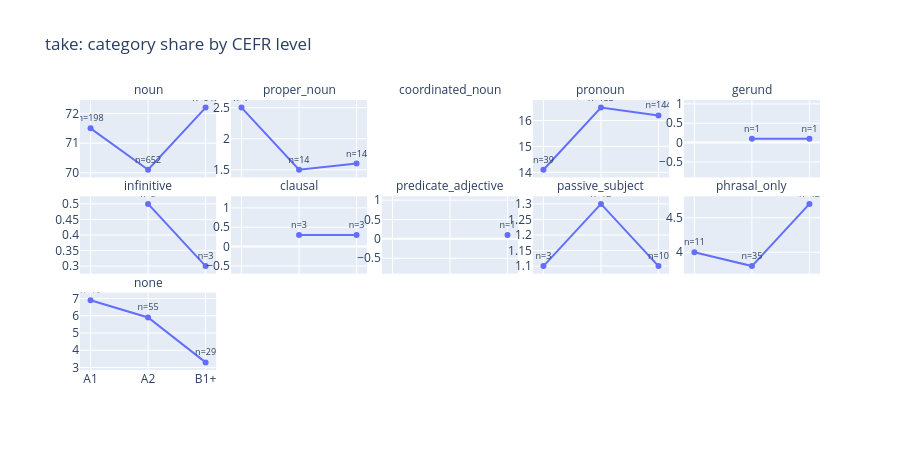
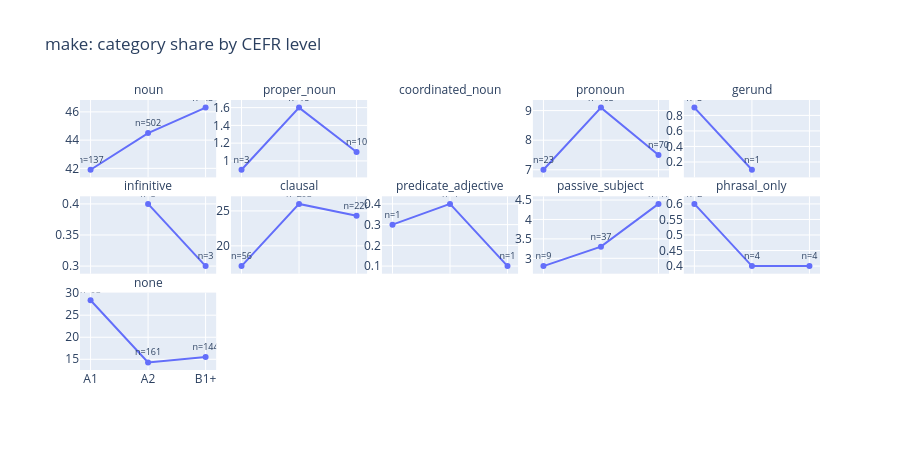
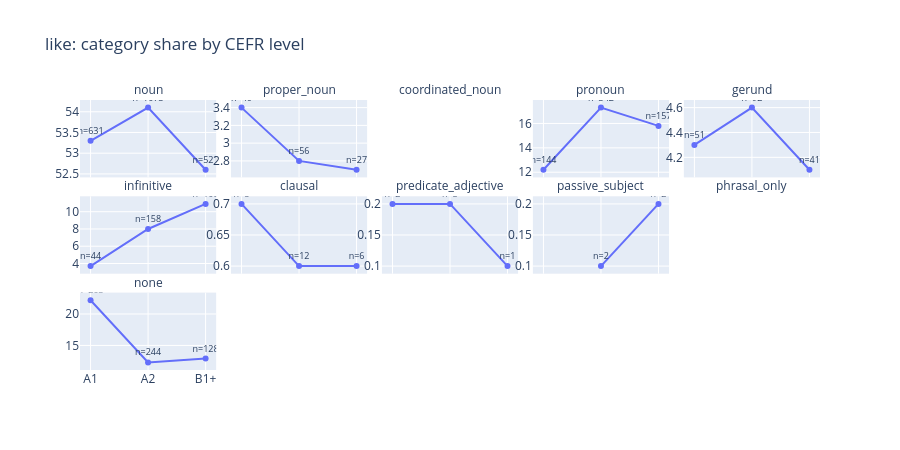

Source (notebook cell) for these figures, in order:
### Code cell
# %%
level_order = ['A1', 'A2', 'B1+']
category_order = ['noun', 'proper_noun', 'coordinated_noun', 'pronoun',
                   'gerund', 'infinitive', 'clausal', 'predicate_adjective',
                   'passive_subject', 'phrasal_only', 'none']
verb_order = ['take', 'make', 'like']

orders = {'level': level_order, 'category': category_order, 'verb': verb_order}

# %%
plot_df = df.copy()
plot_df['n_label'] = 'n=' + plot_df['n'].astype(str)

def plot_verb_panel(df, verb, exclude_none=False):
    sub = df[df['verb'] == verb]
    if exclude_none:
        sub = sub[sub['category'] != 'none']
    fig = px.line(
        sub, x='level', y='pct', facet_col='category', facet_col_wrap=5,
        category_orders=orders, markers=True, text='n_label',
        hover_data={'n': True, 'total': True},
        labels={'pct': '% of sentences', 'level': ''},
        title=f'{verb}: category share by CEFR level',
    )
    fig.update_traces(textposition='top center', textfont_size=9)
    fig.update_yaxes(matches=None, showticklabels=True, title='')
    fig.for_each_annotation(lambda a: a.update(text=a.text.split('=')[-1]))
    fig.update_layout(showlegend=False, height=450)
    return fig

# %%
plot_verb_panel(plot_df, 'take').show()
plot_verb_panel(plot_df, 'make').show()
plot_verb_panel(plot_df, 'like').show()

### Figure 1 — Plotly figure (JSON) as saved in the notebook; plotly's stock layout.template omitted (floating-point values rounded to 4 significant figures)
{"data": [{"customdata": [[198, 277], [652, 930], [640, 887]], "hovertemplate": "category=noun<br>=%{x}<br>% of sentences=%{y}<br>n_label=%{text}<br>n=%{customdata[0]}<br>total=%{customdata[1]}<extra></extra>", "legendgroup": "", "line": {"color": "#636efa", "dash": "solid"}, "marker": {"symbol": "circle"}, "mode": "lines+markers+text", "name": "", "orientation": "v", "showlegend": false, "text": ["n=198", "n=652", "n=640"], "textfont": {"size": 9}, "textposition": "top center", "type": "scatter", "x": ["A1", "A2", "B1+"], "xaxis": "x11", "y": [71.5, 70.1, 72.2], "yaxis": "y11"}, {"customdata": [[7, 277], [14, 930], [14, 887]], "hovertemplate": "category=proper_noun<br>=%{x}<br>% of sentences=%{y}<br>n_label=%{text}<br>n=%{customdata[0]}<br>total=%{customdata[1]}<extra></extra>", "legendgroup": "", "line": {"color": "#636efa", "dash": "solid"}, "marker": {"symbol": "circle"}, "mode": "lines+markers+text", "name": "", "orientation": "v", "showlegend": false, "text": ["n=7", "n=14", "n=14"], "textfont": {"size": 9}, "textposition": "top center", "type": "scatter", "x": ["A1", "A2", "B1+"], "xaxis": "x12", "y": [2.5, 1.5, 1.6], "yaxis": "y12"}, {"customdata": [[39, 277], [153, 930], [144, 887]], "hovertemplate": "category=pronoun<br>=%{x}<br>% of sentences=%{y}<br>n_label=%{text}<br>n=%{customdata[0]}<br>total=%{customdata[1]}<extra></extra>", "legendgroup": "", "line": {"color": "#636efa", "dash": "solid"}, "marker": {"symbol": "circle"}, "mode": "lines+markers+text", "name": "", "orientation": "v", "showlegend": false, "text": ["n=39", "n=153", "n=144"], "textfont": {"size": 9}, "textposition": "top center", "type": "scatter", "x": ["A1", "A2", "B1+"], "xaxis": "x14", "y": [14.1, 16.5, 16.2], "yaxis": "y14"}, {"customdata": [[1, 930], [1, 887]], "hovertemplate": "category=gerund<br>=%{x}<br>% of sentences=%{y}<br>n_label=%{text}<br>n=%{customdata[0]}<br>total=%{customdata[1]}<extra></extra>", "legendgroup": "", "line": {"color": "#636efa", "dash": "solid"}, "marker": {"symbol": "circle"}, "mode": "lines+markers+text", "name": "", "orientation": "v", "showlegend": false, "text": ["n=1", "n=1"], "textfont": {"size": 9}, "textposition": "top center", "type": "scatter", "x": ["A2", "B1+"], "xaxis": "x15", "y": [0.1, 0.1], "yaxis": "y15"}, {"customdata": [[5, 930], [3, 887]], "hovertemplate": "category=infinitive<br>=%{x}<br>% of sentences=%{y}<br>n_label=%{text}<br>n=%{customdata[0]}<br>total=%{customdata[1]}<extra></extra>", "legendgroup": "", "line": {"color": "#636efa", "dash": "solid"}, "marker": {"symbol": "circle"}, "mode": "lines+markers+text", "name": "", "orientation": "v", "showlegend": false, "text": ["n=5", "n=3"], "textfont": {"size": 9}, "textposition": "top center", "type": "scatter", "x": ["A2", "B1+"], "xaxis": "x6", "y": [0.5, 0.3], "yaxis": "y6"}, {"customdata": [[3, 930], [3, 887]], "hovertemplate": "category=clausal<br>=%{x}<br>% of sentences=%{y}<br>n_label=%{text}<br>n=%{customdata[0]}<br>total=%{customdata[1]}<extra></extra>", "legendgroup": "", "line": {"color": "#636efa", "dash": "solid"}, "marker": {"symbol": "circle"}, "mode": "lines+markers+text", "name": "", "orientation": "v", "showlegend": false, "text": ["n=3", "n=3"], "textfont": {"size": 9}, "textposition": "top center", "type": "scatter", "x": ["A2", "B1+"], "xaxis": "x7", "y": [0.3, 0.3], "yaxis": "y7"}, {"customdata": [[1, 887]], "hovertemplate": "category=predicate_adjective<br>=%{x}<br>% of sentences=%{y}<br>n_label=%{text}<br>n=%{customdata[0]}<br>total=%{customdata[1]}<extra></extra>", "legendgroup": "", "line": {"color": "#636efa", "dash": "solid"}, "marker": {"symbol": "circle"}, "mode": "lines+markers+text", "name": "", "orientation": "v", "showlegend": false, "text": ["n=1"], "textfont": {"size": 9}, "textposition": "top center", "type": "scatter", "x": ["B1+"], "xaxis": "x8", "y": [0.1], "yaxis": "y8"}, {"customdata": [[3, 277], [12, 930], [10, 887]], "hovertemplate": "category=passive_subject<br>=%{x}<br>% of sentences=%{y}<br>n_label=%{text}<br>n=%{customdata[0]}<br>total=%{customdata[1]}<extra></extra>", "legendgroup": "", "line": {"color": "#636efa", "dash": "solid"}, "marker": {"symbol": "circle"}, "mode": "lines+markers+text", "name": "", "orientation": "v", "showlegend": false, "text": ["n=3", "n=12", "n=10"], "textfont": {"size": 9}, "textposition": "top center", "type": "scatter", "x": ["A1", "A2", "B1+"], "xaxis": "x9", "y": [1.1, 1.3, 1.1], "yaxis": "y9"}, {"customdata": [[11, 277], [35, 930], [42, 887]], "hovertemplate": "category=phrasal_only<br>=%{x}<br>% of sentences=%{y}<br>n_label=%{text}<br>n=%{customdata[0]}<br>total=%{customdata[1]}<extra></extra>", "legendgroup": "", "line": {"color": "#636efa", "dash": "solid"}, "marker": {"symbol": "circle"}, "mode": "lines+markers+text", "name": "", "orientation": "v", "showlegend": false, "text": ["n=11", "n=35", "n=42"], "textfont": {"size": 9}, "textposition": "top center", "type": "scatter", "x": ["A1", "A2", "B1+"], "xaxis": "x10", "y": [4.0, 3.8, 4.7], "yaxis": "y10"}, {"customdata": [[19, 277], [55, 930], [29, 887]], "hovertemplate": "category=none<br>=%{x}<br>% of sentences=%{y}<br>n_label=%{text}<br>n=%{customdata[0]}<br>total=%{customdata[1]}<extra></extra>", "legendgroup": "", "line": {"color": "#636efa", "dash": "solid"}, "marker": {"symbol": "circle"}, "mode": "lines+markers+text", "name": "", "orientation": "v", "showlegend": false, "text": ["n=19", "n=55", "n=29"], "textfont": {"size": 9}, "textposition": "top center", "type": "scatter", "x": ["A1", "A2", "B1+"], "xaxis": "x", "y": [6.9, 5.9, 3.3], "yaxis": "y"}], "layout": {"annotations": [{"font": {}, "showarrow": false, "text": "none", "x": 0.092, "xanchor": "center", "xref": "paper", "y": 0.2867, "yanchor": "bottom", "yref": "paper"}, {"font": {}, "showarrow": false, "text": "infinitive", "x": 0.092, "xanchor": "center", "xref": "paper", "y": 0.6433, "yanchor": "bottom", "yref": "paper"}, {"font": {}, "showarrow": false, "text": "clausal", "x": 0.296, "xanchor": "center", "xref": "paper", "y": 0.6433, "yanchor": "bottom", "yref": "paper"}, {"font": {}, "showarrow": false, "text": "predicate_adjective", "x": 0.5, "xanchor": "center", "xref": "paper", "y": 0.6433, "yanchor": "bottom", "yref": "paper"}, {"font": {}, "showarrow": false, "text": "passive_subject", "x": 0.704, "xanchor": "center", "xref": "paper", "y": 0.6433, "yanchor": "bottom", "yref": "paper"}, {"font": {}, "showarrow": false, "text": "phrasal_only", "x": 0.908, "xanchor": "center", "xref": "paper", "y": 0.6433, "yanchor": "bottom", "yref": "paper"}, {"font": {}, "showarrow": false, "text": "noun", "x": 0.092, "xanchor": "center", "xref": "paper", "y": 1.0, "yanchor": "bottom", "yref": "paper"}, {"font": {}, "showarrow": false, "text": "proper_noun", "x": 0.296, "xanchor": "center", "xref": "paper", "y": 1.0, "yanchor": "bottom", "yref": "paper"}, {"font": {}, "showarrow": false, "text": "coordinated_noun", "x": 0.5, "xanchor": "center", "xref": "paper", "y": 1.0, "yanchor": "bottom", "yref": "paper"}, {"font": {}, "showarrow": false, "text": "pronoun", "x": 0.704, "xanchor": "center", "xref": "paper", "y": 1.0, "yanchor": "bottom", "yref": "paper"}, {"font": {}, "showarrow": false, "text": "gerund", "x": 0.908, "xanchor": "center", "xref": "paper", "y": 1.0, "yanchor": "bottom", "yref": "paper"}], "height": 450, "legend": {"tracegroupgap": 0}, "showlegend": false, "title": {"text": "take: category share by CEFR level"}, "xaxis": {"anchor": "y", "categoryarray": ["A1", "A2", "B1+"], "categoryorder": "array", "domain": [0, 0.184], "title": {"text": ""}}, "xaxis10": {"anchor": "y10", "domain": [0.816, 1], "matches": "x", "showticklabels": false}, "xaxis11": {"anchor": "y11", "domain": [0, 0.184], "matches": "x", "showticklabels": false}, "xaxis12": {"anchor": "y12", "domain": [0.204, 0.388], "matches": "x", "showticklabels": false}, "xaxis13": {"anchor": "y13", "domain": [0.408, 0.592], "matches": "x", "showticklabels": false}, "xaxis14": {"anchor": "y14", "domain": [0.612, 0.796], "matches": "x", "showticklabels": false}, "xaxis15": {"anchor": "y15", "domain": [0.816, 1], "matches": "x", "showticklabels": false}, "xaxis2": {"anchor": "y2", "categoryarray": ["A1", "A2", "B1+"], "categoryorder": "array", "domain": [0.204, 0.388], "matches": "x", "title": {"text": ""}}, "xaxis3": {"anchor": "y3", "categoryarray": ["A1", "A2", "B1+"], "categoryorder": "array", "domain": [0.408, 0.592], "matches": "x", "title": {"text": ""}}, "xaxis4": {"anchor": "y4", "categoryarray": ["A1", "A2", "B1+"], "categoryorder": "array", "domain": [0.612, 0.796], "matches": "x", "title": {"text": ""}}, "xaxis5": {"anchor": "y5", "categoryarray": ["A1", "A2", "B1+"], "categoryorder": "array", "domain": [0.816, 1], "matches": "x", "title": {"text": ""}}, "xaxis6": {"anchor": "y6", "domain": [0, 0.184], "matches": "x", "showticklabels": false}, "xaxis7": {"anchor": "y7", "domain": [0.204, 0.388], "matches": "x", "showticklabels": false}, "xaxis8": {"anchor": "y8", "domain": [0.408, 0.592], "matches": "x", "showticklabels": false}, "xaxis9": {"anchor": "y9", "domain": [0.612, 0.796], "matches": "x", "showticklabels": false}, "yaxis": {"anchor": "x", "domain": [0, 0.2867], "showticklabels": true, "title": {"text": ""}}, "yaxis10": {"anchor": "x10", "domain": [0.3567, 0.6433], "showticklabels": true, "title": {"text": ""}}, "yaxis11": {"anchor": "x11", "domain": [0.7133, 1.0], "showticklabels": true, "title": {"text": ""}}, "yaxis12": {"anchor": "x12", "domain": [0.7133, 1.0], "showticklabels": true, "title": {"text": ""}}, "yaxis13": {"anchor": "x13", "domain": [0.7133, 1.0], "showticklabels": true, "title": {"text": ""}}, "yaxis14": {"anchor": "x14", "domain": [0.7133, 1.0], "showticklabels": true, "title": {"text": ""}}, "yaxis15": {"anchor": "x15", "domain": [0.7133, 1.0], "showticklabels": true, "title": {"text": ""}}, "yaxis2": {"anchor": "x2", "domain": [0, 0.2867], "showticklabels": true, "title": {"text": ""}}, "yaxis3": {"anchor": "x3", "domain": [0, 0.2867], "showticklabels": true, "title": {"text": ""}}, "yaxis4": {"anchor": "x4", "domain": [0, 0.2867], "showticklabels": true, "title": {"text": ""}}, "yaxis5": {"anchor": "x5", "domain": [0, 0.2867], "showticklabels": true, "title": {"text": ""}}, "yaxis6": {"anchor": "x6", "domain": [0.3567, 0.6433], "showticklabels": true, "title": {"text": ""}}, "yaxis7": {"anchor": "x7", "domain": [0.3567, 0.6433], "showticklabels": true, "title": {"text": ""}}, "yaxis8": {"anchor": "x8", "domain": [0.3567, 0.6433], "showticklabels": true, "title": {"text": ""}}, "yaxis9": {"anchor": "x9", "domain": [0.3567, 0.6433], "showticklabels": true, "title": {"text": ""}}}}

### Figure 2 — Plotly figure (JSON) as saved in the notebook; plotly's stock layout.template omitted (floating-point values rounded to 4 significant figures)
{"data": [{"customdata": [[137, 327], [502, 1128], [431, 930]], "hovertemplate": "category=noun<br>=%{x}<br>% of sentences=%{y}<br>n_label=%{text}<br>n=%{customdata[0]}<br>total=%{customdata[1]}<extra></extra>", "legendgroup": "", "line": {"color": "#636efa", "dash": "solid"}, "marker": {"symbol": "circle"}, "mode": "lines+markers+text", "name": "", "orientation": "v", "showlegend": false, "text": ["n=137", "n=502", "n=431"], "textfont": {"size": 9}, "textposition": "top center", "type": "scatter", "x": ["A1", "A2", "B1+"], "xaxis": "x11", "y": [41.9, 44.5, 46.3], "yaxis": "y11"}, {"customdata": [[3, 327], [18, 1128], [10, 930]], "hovertemplate": "category=proper_noun<br>=%{x}<br>% of sentences=%{y}<br>n_label=%{text}<br>n=%{customdata[0]}<br>total=%{customdata[1]}<extra></extra>", "legendgroup": "", "line": {"color": "#636efa", "dash": "solid"}, "marker": {"symbol": "circle"}, "mode": "lines+markers+text", "name": "", "orientation": "v", "showlegend": false, "text": ["n=3", "n=18", "n=10"], "textfont": {"size": 9}, "textposition": "top center", "type": "scatter", "x": ["A1", "A2", "B1+"], "xaxis": "x12", "y": [0.9, 1.6, 1.1], "yaxis": "y12"}, {"customdata": [[23, 327], [103, 1128], [70, 930]], "hovertemplate": "category=pronoun<br>=%{x}<br>% of sentences=%{y}<br>n_label=%{text}<br>n=%{customdata[0]}<br>total=%{customdata[1]}<extra></extra>", "legendgroup": "", "line": {"color": "#636efa", "dash": "solid"}, "marker": {"symbol": "circle"}, "mode": "lines+markers+text", "name": "", "orientation": "v", "showlegend": false, "text": ["n=23", "n=103", "n=70"], "textfont": {"size": 9}, "textposition": "top center", "type": "scatter", "x": ["A1", "A2", "B1+"], "xaxis": "x14", "y": [7.0, 9.1, 7.5], "yaxis": "y14"}, {"customdata": [[3, 327], [1, 1128]], "hovertemplate": "category=gerund<br>=%{x}<br>% of sentences=%{y}<br>n_label=%{text}<br>n=%{customdata[0]}<br>total=%{customdata[1]}<extra></extra>", "legendgroup": "", "line": {"color": "#636efa", "dash": "solid"}, "marker": {"symbol": "circle"}, "mode": "lines+markers+text", "name": "", "orientation": "v", "showlegend": false, "text": ["n=3", "n=1"], "textfont": {"size": 9}, "textposition": "top center", "type": "scatter", "x": ["A1", "A2"], "xaxis": "x15", "y": [0.9, 0.1], "yaxis": "y15"}, {"customdata": [[5, 1128], [3, 930]], "hovertemplate": "category=infinitive<br>=%{x}<br>% of sentences=%{y}<br>n_label=%{text}<br>n=%{customdata[0]}<br>total=%{customdata[1]}<extra></extra>", "legendgroup": "", "line": {"color": "#636efa", "dash": "solid"}, "marker": {"symbol": "circle"}, "mode": "lines+markers+text", "name": "", "orientation": "v", "showlegend": false, "text": ["n=5", "n=3"], "textfont": {"size": 9}, "textposition": "top center", "type": "scatter", "x": ["A2", "B1+"], "xaxis": "x6", "y": [0.4, 0.3], "yaxis": "y6"}, {"customdata": [[56, 327], [293, 1128], [226, 930]], "hovertemplate": "category=clausal<br>=%{x}<br>% of sentences=%{y}<br>n_label=%{text}<br>n=%{customdata[0]}<br>total=%{customdata[1]}<extra></extra>", "legendgroup": "", "line": {"color": "#636efa", "dash": "solid"}, "marker": {"symbol": "circle"}, "mode": "lines+markers+text", "name": "", "orientation": "v", "showlegend": false, "text": ["n=56", "n=293", "n=226"], "textfont": {"size": 9}, "textposition": "top center", "type": "scatter", "x": ["A1", "A2", "B1+"], "xaxis": "x7", "y": [17.1, 26.0, 24.3], "yaxis": "y7"}, {"customdata": [[1, 327], [4, 1128], [1, 930]], "hovertemplate": "category=predicate_adjective<br>=%{x}<br>% of sentences=%{y}<br>n_label=%{text}<br>n=%{customdata[0]}<br>total=%{customdata[1]}<extra></extra>", "legendgroup": "", "line": {"color": "#636efa", "dash": "solid"}, "marker": {"symbol": "circle"}, "mode": "lines+markers+text", "name": "", "orientation": "v", "showlegend": false, "text": ["n=1", "n=4", "n=1"], "textfont": {"size": 9}, "textposition": "top center", "type": "scatter", "x": ["A1", "A2", "B1+"], "xaxis": "x8", "y": [0.3, 0.4, 0.1], "yaxis": "y8"}, {"customdata": [[9, 327], [37, 1128], [41, 930]], "hovertemplate": "category=passive_subject<br>=%{x}<br>% of sentences=%{y}<br>n_label=%{text}<br>n=%{customdata[0]}<br>total=%{customdata[1]}<extra></extra>", "legendgroup": "", "line": {"color": "#636efa", "dash": "solid"}, "marker": {"symbol": "circle"}, "mode": "lines+markers+text", "name": "", "orientation": "v", "showlegend": false, "text": ["n=9", "n=37", "n=41"], "textfont": {"size": 9}, "textposition": "top center", "type": "scatter", "x": ["A1", "A2", "B1+"], "xaxis": "x9", "y": [2.8, 3.3, 4.4], "yaxis": "y9"}, {"customdata": [[2, 327], [4, 1128], [4, 930]], "hovertemplate": "category=phrasal_only<br>=%{x}<br>% of sentences=%{y}<br>n_label=%{text}<br>n=%{customdata[0]}<br>total=%{customdata[1]}<extra></extra>", "legendgroup": "", "line": {"color": "#636efa", "dash": "solid"}, "marker": {"symbol": "circle"}, "mode": "lines+markers+text", "name": "", "orientation": "v", "showlegend": false, "text": ["n=2", "n=4", "n=4"], "textfont": {"size": 9}, "textposition": "top center", "type": "scatter", "x": ["A1", "A2", "B1+"], "xaxis": "x10", "y": [0.6, 0.4, 0.4], "yaxis": "y10"}, {"customdata": [[93, 327], [161, 1128], [144, 930]], "hovertemplate": "category=none<br>=%{x}<br>% of sentences=%{y}<br>n_label=%{text}<br>n=%{customdata[0]}<br>total=%{customdata[1]}<extra></extra>", "legendgroup": "", "line": {"color": "#636efa", "dash": "solid"}, "marker": {"symbol": "circle"}, "mode": "lines+markers+text", "name": "", "orientation": "v", "showlegend": false, "text": ["n=93", "n=161", "n=144"], "textfont": {"size": 9}, "textposition": "top center", "type": "scatter", "x": ["A1", "A2", "B1+"], "xaxis": "x", "y": [28.4, 14.3, 15.5], "yaxis": "y"}], "layout": {"annotations": [{"font": {}, "showarrow": false, "text": "none", "x": 0.092, "xanchor": "center", "xref": "paper", "y": 0.2867, "yanchor": "bottom", "yref": "paper"}, {"font": {}, "showarrow": false, "text": "infinitive", "x": 0.092, "xanchor": "center", "xref": "paper", "y": 0.6433, "yanchor": "bottom", "yref": "paper"}, {"font": {}, "showarrow": false, "text": "clausal", "x": 0.296, "xanchor": "center", "xref": "paper", "y": 0.6433, "yanchor": "bottom", "yref": "paper"}, {"font": {}, "showarrow": false, "text": "predicate_adjective", "x": 0.5, "xanchor": "center", "xref": "paper", "y": 0.6433, "yanchor": "bottom", "yref": "paper"}, {"font": {}, "showarrow": false, "text": "passive_subject", "x": 0.704, "xanchor": "center", "xref": "paper", "y": 0.6433, "yanchor": "bottom", "yref": "paper"}, {"font": {}, "showarrow": false, "text": "phrasal_only", "x": 0.908, "xanchor": "center", "xref": "paper", "y": 0.6433, "yanchor": "bottom", "yref": "paper"}, {"font": {}, "showarrow": false, "text": "noun", "x": 0.092, "xanchor": "center", "xref": "paper", "y": 1.0, "yanchor": "bottom", "yref": "paper"}, {"font": {}, "showarrow": false, "text": "proper_noun", "x": 0.296, "xanchor": "center", "xref": "paper", "y": 1.0, "yanchor": "bottom", "yref": "paper"}, {"font": {}, "showarrow": false, "text": "coordinated_noun", "x": 0.5, "xanchor": "center", "xref": "paper", "y": 1.0, "yanchor": "bottom", "yref": "paper"}, {"font": {}, "showarrow": false, "text": "pronoun", "x": 0.704, "xanchor": "center", "xref": "paper", "y": 1.0, "yanchor": "bottom", "yref": "paper"}, {"font": {}, "showarrow": false, "text": "gerund", "x": 0.908, "xanchor": "center", "xref": "paper", "y": 1.0, "yanchor": "bottom", "yref": "paper"}], "height": 450, "legend": {"tracegroupgap": 0}, "showlegend": false, "title": {"text": "make: category share by CEFR level"}, "xaxis": {"anchor": "y", "categoryarray": ["A1", "A2", "B1+"], "categoryorder": "array", "domain": [0, 0.184], "title": {"text": ""}}, "xaxis10": {"anchor": "y10", "domain": [0.816, 1], "matches": "x", "showticklabels": false}, "xaxis11": {"anchor": "y11", "domain": [0, 0.184], "matches": "x", "showticklabels": false}, "xaxis12": {"anchor": "y12", "domain": [0.204, 0.388], "matches": "x", "showticklabels": false}, "xaxis13": {"anchor": "y13", "domain": [0.408, 0.592], "matches": "x", "showticklabels": false}, "xaxis14": {"anchor": "y14", "domain": [0.612, 0.796], "matches": "x", "showticklabels": false}, "xaxis15": {"anchor": "y15", "domain": [0.816, 1], "matches": "x", "showticklabels": false}, "xaxis2": {"anchor": "y2", "categoryarray": ["A1", "A2", "B1+"], "categoryorder": "array", "domain": [0.204, 0.388], "matches": "x", "title": {"text": ""}}, "xaxis3": {"anchor": "y3", "categoryarray": ["A1", "A2", "B1+"], "categoryorder": "array", "domain": [0.408, 0.592], "matches": "x", "title": {"text": ""}}, "xaxis4": {"anchor": "y4", "categoryarray": ["A1", "A2", "B1+"], "categoryorder": "array", "domain": [0.612, 0.796], "matches": "x", "title": {"text": ""}}, "xaxis5": {"anchor": "y5", "categoryarray": ["A1", "A2", "B1+"], "categoryorder": "array", "domain": [0.816, 1], "matches": "x", "title": {"text": ""}}, "xaxis6": {"anchor": "y6", "domain": [0, 0.184], "matches": "x", "showticklabels": false}, "xaxis7": {"anchor": "y7", "domain": [0.204, 0.388], "matches": "x", "showticklabels": false}, "xaxis8": {"anchor": "y8", "domain": [0.408, 0.592], "matches": "x", "showticklabels": false}, "xaxis9": {"anchor": "y9", "domain": [0.612, 0.796], "matches": "x", "showticklabels": false}, "yaxis": {"anchor": "x", "domain": [0, 0.2867], "showticklabels": true, "title": {"text": ""}}, "yaxis10": {"anchor": "x10", "domain": [0.3567, 0.6433], "showticklabels": true, "title": {"text": ""}}, "yaxis11": {"anchor": "x11", "domain": [0.7133, 1.0], "showticklabels": true, "title": {"text": ""}}, "yaxis12": {"anchor": "x12", "domain": [0.7133, 1.0], "showticklabels": true, "title": {"text": ""}}, "yaxis13": {"anchor": "x13", "domain": [0.7133, 1.0], "showticklabels": true, "title": {"text": ""}}, "yaxis14": {"anchor": "x14", "domain": [0.7133, 1.0], "showticklabels": true, "title": {"text": ""}}, "yaxis15": {"anchor": "x15", "domain": [0.7133, 1.0], "showticklabels": true, "title": {"text": ""}}, "yaxis2": {"anchor": "x2", "domain": [0, 0.2867], "showticklabels": true, "title": {"text": ""}}, "yaxis3": {"anchor": "x3", "domain": [0, 0.2867], "showticklabels": true, "title": {"text": ""}}, "yaxis4": {"anchor": "x4", "domain": [0, 0.2867], "showticklabels": true, "title": {"text": ""}}, "yaxis5": {"anchor": "x5", "domain": [0, 0.2867], "showticklabels": true, "title": {"text": ""}}, "yaxis6": {"anchor": "x6", "domain": [0.3567, 0.6433], "showticklabels": true, "title": {"text": ""}}, "yaxis7": {"anchor": "x7", "domain": [0.3567, 0.6433], "showticklabels": true, "title": {"text": ""}}, "yaxis8": {"anchor": "x8", "domain": [0.3567, 0.6433], "showticklabels": true, "title": {"text": ""}}, "yaxis9": {"anchor": "x9", "domain": [0.3567, 0.6433], "showticklabels": true, "title": {"text": ""}}}}

### Figure 3 — Plotly figure (JSON) as saved in the notebook; plotly's stock layout.template omitted (floating-point values rounded to 4 significant figures)
{"data": [{"customdata": [[631, 1183], [1073, 1982], [521, 991]], "hovertemplate": "category=noun<br>=%{x}<br>% of sentences=%{y}<br>n_label=%{text}<br>n=%{customdata[0]}<br>total=%{customdata[1]}<extra></extra>", "legendgroup": "", "line": {"color": "#636efa", "dash": "solid"}, "marker": {"symbol": "circle"}, "mode": "lines+markers+text", "name": "", "orientation": "v", "showlegend": false, "text": ["n=631", "n=1073", "n=521"], "textfont": {"size": 9}, "textposition": "top center", "type": "scatter", "x": ["A1", "A2", "B1+"], "xaxis": "x11", "y": [53.3, 54.1, 52.6], "yaxis": "y11"}, {"customdata": [[40, 1183], [56, 1982], [27, 991]], "hovertemplate": "category=proper_noun<br>=%{x}<br>% of sentences=%{y}<br>n_label=%{text}<br>n=%{customdata[0]}<br>total=%{customdata[1]}<extra></extra>", "legendgroup": "", "line": {"color": "#636efa", "dash": "solid"}, "marker": {"symbol": "circle"}, "mode": "lines+markers+text", "name": "", "orientation": "v", "showlegend": false, "text": ["n=40", "n=56", "n=27"], "textfont": {"size": 9}, "textposition": "top center", "type": "scatter", "x": ["A1", "A2", "B1+"], "xaxis": "x12", "y": [3.4, 2.8, 2.7], "yaxis": "y12"}, {"customdata": [[144, 1183], [342, 1982], [157, 991]], "hovertemplate": "category=pronoun<br>=%{x}<br>% of sentences=%{y}<br>n_label=%{text}<br>n=%{customdata[0]}<br>total=%{customdata[1]}<extra></extra>", "legendgroup": "", "line": {"color": "#636efa", "dash": "solid"}, "marker": {"symbol": "circle"}, "mode": "lines+markers+text", "name": "", "orientation": "v", "showlegend": false, "text": ["n=144", "n=342", "n=157"], "textfont": {"size": 9}, "textposition": "top center", "type": "scatter", "x": ["A1", "A2", "B1+"], "xaxis": "x14", "y": [12.2, 17.3, 15.8], "yaxis": "y14"}, {"customdata": [[51, 1183], [92, 1982], [41, 991]], "hovertemplate": "category=gerund<br>=%{x}<br>% of sentences=%{y}<br>n_label=%{text}<br>n=%{customdata[0]}<br>total=%{customdata[1]}<extra></extra>", "legendgroup": "", "line": {"color": "#636efa", "dash": "solid"}, "marker": {"symbol": "circle"}, "mode": "lines+markers+text", "name": "", "orientation": "v", "showlegend": false, "text": ["n=51", "n=92", "n=41"], "textfont": {"size": 9}, "textposition": "top center", "type": "scatter", "x": ["A1", "A2", "B1+"], "xaxis": "x15", "y": [4.3, 4.6, 4.1], "yaxis": "y15"}, {"customdata": [[44, 1183], [158, 1982], [108, 991]], "hovertemplate": "category=infinitive<br>=%{x}<br>% of sentences=%{y}<br>n_label=%{text}<br>n=%{customdata[0]}<br>total=%{customdata[1]}<extra></extra>", "legendgroup": "", "line": {"color": "#636efa", "dash": "solid"}, "marker": {"symbol": "circle"}, "mode": "lines+markers+text", "name": "", "orientation": "v", "showlegend": false, "text": ["n=44", "n=158", "n=108"], "textfont": {"size": 9}, "textposition": "top center", "type": "scatter", "x": ["A1", "A2", "B1+"], "xaxis": "x6", "y": [3.7, 8.0, 10.9], "yaxis": "y6"}, {"customdata": [[8, 1183], [12, 1982], [6, 991]], "hovertemplate": "category=clausal<br>=%{x}<br>% of sentences=%{y}<br>n_label=%{text}<br>n=%{customdata[0]}<br>total=%{customdata[1]}<extra></extra>", "legendgroup": "", "line": {"color": "#636efa", "dash": "solid"}, "marker": {"symbol": "circle"}, "mode": "lines+markers+text", "name": "", "orientation": "v", "showlegend": false, "text": ["n=8", "n=12", "n=6"], "textfont": {"size": 9}, "textposition": "top center", "type": "scatter", "x": ["A1", "A2", "B1+"], "xaxis": "x7", "y": [0.7, 0.6, 0.6], "yaxis": "y7"}, {"customdata": [[2, 1183], [3, 1982], [1, 991]], "hovertemplate": "category=predicate_adjective<br>=%{x}<br>% of sentences=%{y}<br>n_label=%{text}<br>n=%{customdata[0]}<br>total=%{customdata[1]}<extra></extra>", "legendgroup": "", "line": {"color": "#636efa", "dash": "solid"}, "marker": {"symbol": "circle"}, "mode": "lines+markers+text", "name": "", "orientation": "v", "showlegend": false, "text": ["n=2", "n=3", "n=1"], "textfont": {"size": 9}, "textposition": "top center", "type": "scatter", "x": ["A1", "A2", "B1+"], "xaxis": "x8", "y": [0.2, 0.2, 0.1], "yaxis": "y8"}, {"customdata": [[2, 1982], [2, 991]], "hovertemplate": "category=passive_subject<br>=%{x}<br>% of sentences=%{y}<br>n_label=%{text}<br>n=%{customdata[0]}<br>total=%{customdata[1]}<extra></extra>", "legendgroup": "", "line": {"color": "#636efa", "dash": "solid"}, "marker": {"symbol": "circle"}, "mode": "lines+markers+text", "name": "", "orientation": "v", "showlegend": false, "text": ["n=2", "n=2"], "textfont": {"size": 9}, "textposition": "top center", "type": "scatter", "x": ["A2", "B1+"], "xaxis": "x9", "y": [0.1, 0.2], "yaxis": "y9"}, {"customdata": [[263, 1183], [244, 1982], [128, 991]], "hovertemplate": "category=none<br>=%{x}<br>% of sentences=%{y}<br>n_label=%{text}<br>n=%{customdata[0]}<br>total=%{customdata[1]}<extra></extra>", "legendgroup": "", "line": {"color": "#636efa", "dash": "solid"}, "marker": {"symbol": "circle"}, "mode": "lines+markers+text", "name": "", "orientation": "v", "showlegend": false, "text": ["n=263", "n=244", "n=128"], "textfont": {"size": 9}, "textposition": "top center", "type": "scatter", "x": ["A1", "A2", "B1+"], "xaxis": "x", "y": [22.2, 12.3, 12.9], "yaxis": "y"}], "layout": {"annotations": [{"font": {}, "showarrow": false, "text": "none", "x": 0.092, "xanchor": "center", "xref": "paper", "y": 0.2867, "yanchor": "bottom", "yref": "paper"}, {"font": {}, "showarrow": false, "text": "infinitive", "x": 0.092, "xanchor": "center", "xref": "paper", "y": 0.6433, "yanchor": "bottom", "yref": "paper"}, {"font": {}, "showarrow": false, "text": "clausal", "x": 0.296, "xanchor": "center", "xref": "paper", "y": 0.6433, "yanchor": "bottom", "yref": "paper"}, {"font": {}, "showarrow": false, "text": "predicate_adjective", "x": 0.5, "xanchor": "center", "xref": "paper", "y": 0.6433, "yanchor": "bottom", "yref": "paper"}, {"font": {}, "showarrow": false, "text": "passive_subject", "x": 0.704, "xanchor": "center", "xref": "paper", "y": 0.6433, "yanchor": "bottom", "yref": "paper"}, {"font": {}, "showarrow": false, "text": "phrasal_only", "x": 0.908, "xanchor": "center", "xref": "paper", "y": 0.6433, "yanchor": "bottom", "yref": "paper"}, {"font": {}, "showarrow": false, "text": "noun", "x": 0.092, "xanchor": "center", "xref": "paper", "y": 1.0, "yanchor": "bottom", "yref": "paper"}, {"font": {}, "showarrow": false, "text": "proper_noun", "x": 0.296, "xanchor": "center", "xref": "paper", "y": 1.0, "yanchor": "bottom", "yref": "paper"}, {"font": {}, "showarrow": false, "text": "coordinated_noun", "x": 0.5, "xanchor": "center", "xref": "paper", "y": 1.0, "yanchor": "bottom", "yref": "paper"}, {"font": {}, "showarrow": false, "text": "pronoun", "x": 0.704, "xanchor": "center", "xref": "paper", "y": 1.0, "yanchor": "bottom", "yref": "paper"}, {"font": {}, "showarrow": false, "text": "gerund", "x": 0.908, "xanchor": "center", "xref": "paper", "y": 1.0, "yanchor": "bottom", "yref": "paper"}], "height": 450, "legend": {"tracegroupgap": 0}, "showlegend": false, "title": {"text": "like: category share by CEFR level"}, "xaxis": {"anchor": "y", "categoryarray": ["A1", "A2", "B1+"], "categoryorder": "array", "domain": [0, 0.184], "title": {"text": ""}}, "xaxis10": {"anchor": "y10", "domain": [0.816, 1], "matches": "x", "showticklabels": false}, "xaxis11": {"anchor": "y11", "domain": [0, 0.184], "matches": "x", "showticklabels": false}, "xaxis12": {"anchor": "y12", "domain": [0.204, 0.388], "matches": "x", "showticklabels": false}, "xaxis13": {"anchor": "y13", "domain": [0.408, 0.592], "matches": "x", "showticklabels": false}, "xaxis14": {"anchor": "y14", "domain": [0.612, 0.796], "matches": "x", "showticklabels": false}, "xaxis15": {"anchor": "y15", "domain": [0.816, 1], "matches": "x", "showticklabels": false}, "xaxis2": {"anchor": "y2", "categoryarray": ["A1", "A2", "B1+"], "categoryorder": "array", "domain": [0.204, 0.388], "matches": "x", "title": {"text": ""}}, "xaxis3": {"anchor": "y3", "categoryarray": ["A1", "A2", "B1+"], "categoryorder": "array", "domain": [0.408, 0.592], "matches": "x", "title": {"text": ""}}, "xaxis4": {"anchor": "y4", "categoryarray": ["A1", "A2", "B1+"], "categoryorder": "array", "domain": [0.612, 0.796], "matches": "x", "title": {"text": ""}}, "xaxis5": {"anchor": "y5", "categoryarray": ["A1", "A2", "B1+"], "categoryorder": "array", "domain": [0.816, 1], "matches": "x", "title": {"text": ""}}, "xaxis6": {"anchor": "y6", "domain": [0, 0.184], "matches": "x", "showticklabels": false}, "xaxis7": {"anchor": "y7", "domain": [0.204, 0.388], "matches": "x", "showticklabels": false}, "xaxis8": {"anchor": "y8", "domain": [0.408, 0.592], "matches": "x", "showticklabels": false}, "xaxis9": {"anchor": "y9", "domain": [0.612, 0.796], "matches": "x", "showticklabels": false}, "yaxis": {"anchor": "x", "domain": [0, 0.2867], "showticklabels": true, "title": {"text": ""}}, "yaxis10": {"anchor": "x10", "domain": [0.3567, 0.6433], "showticklabels": true, "title": {"text": ""}}, "yaxis11": {"anchor": "x11", "domain": [0.7133, 1.0], "showticklabels": true, "title": {"text": ""}}, "yaxis12": {"anchor": "x12", "domain": [0.7133, 1.0], "showticklabels": true, "title": {"text": ""}}, "yaxis13": {"anchor": "x13", "domain": [0.7133, 1.0], "showticklabels": true, "title": {"text": ""}}, "yaxis14": {"anchor": "x14", "domain": [0.7133, 1.0], "showticklabels": true, "title": {"text": ""}}, "yaxis15": {"anchor": "x15", "domain": [0.7133, 1.0], "showticklabels": true, "title": {"text": ""}}, "yaxis2": {"anchor": "x2", "domain": [0, 0.2867], "showticklabels": true, "title": {"text": ""}}, "yaxis3": {"anchor": "x3", "domain": [0, 0.2867], "showticklabels": true, "title": {"text": ""}}, "yaxis4": {"anchor": "x4", "domain": [0, 0.2867], "showticklabels": true, "title": {"text": ""}}, "yaxis5": {"anchor": "x5", "domain": [0, 0.2867], "showticklabels": true, "title": {"text": ""}}, "yaxis6": {"anchor": "x6", "domain": [0.3567, 0.6433], "showticklabels": true, "title": {"text": ""}}, "yaxis7": {"anchor": "x7", "domain": [0.3567, 0.6433], "showticklabels": true, "title": {"text": ""}}, "yaxis8": {"anchor": "x8", "domain": [0.3567, 0.6433], "showticklabels": true, "title": {"text": ""}}, "yaxis9": {"anchor": "x9", "domain": [0.3567, 0.6433], "showticklabels": true, "title": {"text": ""}}}}
